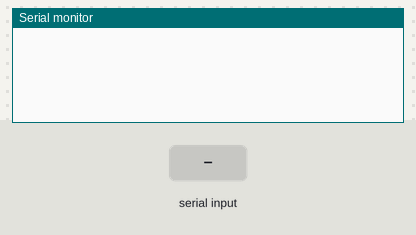
The sketch below on a simulated Arduino Uno, built with avr-gcc and run on an emulated ATmega328P. Shown: the last lines printed to the serial monitor. The test bench sets the inputs (shaded band).

Above: at 1.2 s.
1.3 s: "90,45,200\n" received over Serial
At 1.9 s:
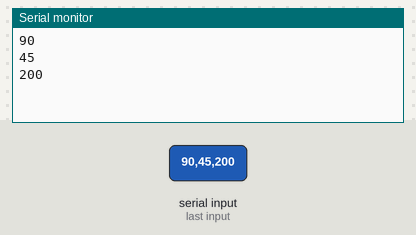
2.8 s: "30,150,10\n" received over Serial
At 4.3 s:
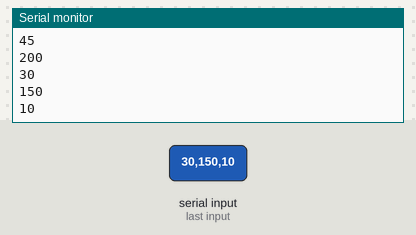
Timing chart, 0 to 5.8 s (numbered marks = the images above; inputs shaded):
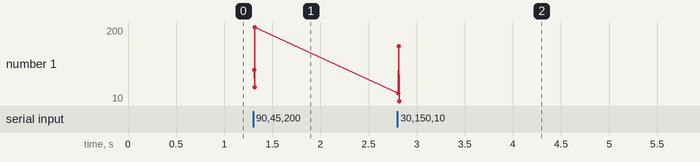

Measured:
- after the input at 1.3 s, the serial monitor: prints a new line at once (image 1)
- after the input at 2.8 s, the serial monitor: prints a new line at once (image 2)
- plotted number 1: 200 → 10 after the input at 2.8 s

The sketch:

nodemcu.ino
```cpp
#include <SoftwareSerial.h>

String myString; // complete message from arduino, which consistors of snesors data
char rdata; // received charactors

int firstVal, secondVal,thirdVal; // sensors


void setup()
{
  // Debug console
  Serial.begin(9600);
}

void loop()
{

  if (Serial.available() > 0 )
  {
    rdata = Serial.read();
    myString = myString+ rdata;
   // Serial.print(rdata);
    if( rdata == '\n')
    {
   //  Serial.println(myString);
  // Serial.println("fahad");
// new code
String l = getValue(myString, ',', 0);
String m = getValue(myString, ',', 1);
String n = getValue(myString, ',', 2);


firstVal = l.toInt();
Serial.println(firstVal);
secondVal = m.toInt();
Serial.println(secondVal);
thirdVal = n.toInt();
Serial.println(thirdVal);
delay(1000);

  myString = "";
// end new code
    }
  }

}

String getValue(String data, char separator, int index)
{
    int found = 0;
    int strIndex[] = { 0, -1 };
    int maxIndex = data.length() - 1;

    for (int i = 0; i <= maxIndex && found <= index; i++) {
        if (data.charAt(i) == separator || i == maxIndex) {
            found++;
            strIndex[0] = strIndex[1] + 1;
            strIndex[1] = (i == maxIndex) ? i+1 : i;
        }
    }
    return found > index ? data.substring(strIndex[0], strIndex[1]) : "";
}
```
